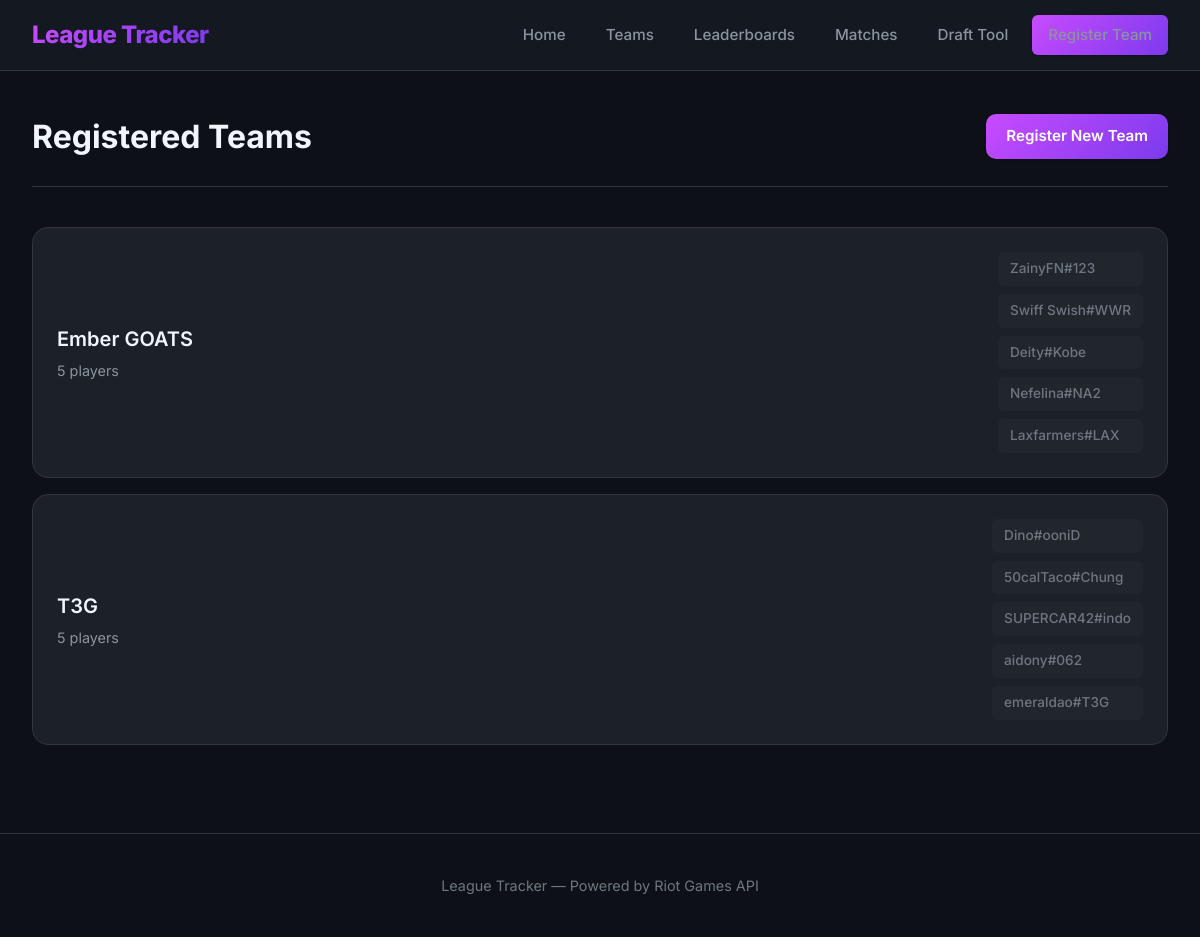
The page /teams on the database its author committed.
### league_tracker/src/database/__init__.py (models this page shows, shortened)
class Team(db.Model):
    __tablename__ = 'teams'
    id = db.Column(db.Integer, primary_key=True)
    name = db.Column(db.String(100), nullable=False, unique=True)
    created_at = db.Column(db.DateTime, default=db.func.current_timestamp())

class Player(db.Model):
    __tablename__ = 'players'
    id = db.Column(db.Integer, primary_key=True)
    puuid = db.Column(db.String(100), nullable=True)  # No UNIQUE constraint - may be NULL for players without Riot ID
    game_name = db.Column(db.String(50), nullable=False)
    tag_line = db.Column(db.String(10), nullable=False)
    region = db.Column(db.String(10), nullable=False)
    created_at = db.Column(db.DateTime, default=db.func.current_timestamp())
    @property
    def display_name(self):
        return f"{self.game_name}#{self.tag_line}"

### league_tracker/app.py (the view)
    @app.route('/teams')
    def teams_list():
        teams = Team.query.order_by(Team.name).all()
        return render_template('teams.html', teams=teams)

### league_tracker/templates/teams.html (shortened to what this page needs)
{% extends "base.html" %}
{% block content %}
<div class="page-header">
    <h1>Registered Teams</h1>
    <a href="{{ url_for('signup') }}" class="btn btn-primary">Register New Team</a>
</div>
{% if teams %}
    <div class="teams-list">
        {% for team in teams %}
            <a href="{{ url_for('team_detail', team_id=team.id) }}" class="team-card-large">
                <div class="team-info">
                    <h2>{{ team.name }}</h2>
                    <p class="player-count">{{ team.players|length }} players</p>
                </div>
                <div class="team-roster">
                    {% for player in team.players[:5] %}
                        <span class="player-tag">{{ player.display_name }}</span>
                    {% endfor %}
                </div>
            </a>
        {% endfor %}
    </div>
{% else %}
    <div class="empty-state">
        <h2>No Teams Yet</h2>
        <p>Be the first to register your team and start tracking matches!</p>
        <a href="{{ url_for('signup') }}" class="btn btn-primary">Register Team</a>
    </div>
{% endif %}
{% endblock %}

### league_tracker/templates/base.html (shortened to what this page needs)
<!DOCTYPE html>
<html lang="en">
<head>
    <link rel="stylesheet" href="{{ url_for('static', filename='style.css') }}">
</head>
<body>
    <header>
        <nav>
            <div class="nav-brand">
                <a href="{{ url_for('index') }}">League Tracker</a>
            </div>
            <div class="nav-links">
                <a href="{{ url_for('index') }}">Home</a>
                <a href="{{ url_for('teams_list') }}">Teams</a>
                <a href="{{ url_for('leaderboards') }}">Leaderboards</a>
                <a href="{{ url_for('league_matches') }}">Matches</a>
                <a href="{{ url_for('draft_index') }}">Draft Tool</a>
                <a href="{{ url_for('signup') }}" class="btn btn-primary">Register Team</a>
            </div>
        </nav>
    </header>
    <main>
        {% block content %}{% endblock %}
    </main>
    <footer>
        <p>League Tracker &mdash; Powered by Riot Games API</p>
    </footer>
</body>
</html>

### league_tracker/static/style.css (style rules this page uses)
* { margin: 0; padding: 0; box-sizing: border-box; }
:root { --bg-primary: #0d1117; --bg-secondary: #161b22; --bg-tertiary: #21262d; --bg-card: #1c2128; --border-color: #30363d; --text-primary: #f0f6fc; --text-secondary: #8b949e; --text-muted: #6e7681; --accent-primary: #c84bff; --accent-secondary: #7c3aed; --accent-gradient: linear-gradient(135deg, #c84bff 0%, #7c3aed 100%); --success: #3fb950; --warning: #d29922; --error: #f85149; --font-main: 'Inter', -apple-system, BlinkMacSystemFont, sans-serif; --font-mono: 'JetBrains Mono', monospace; --shadow-sm: 0 1px 2px rgba(0, 0, 0, 0.3); --shadow-md: 0 4px 12px rgba(0, 0, 0, 0.4); --shadow-lg: 0 8px 24px rgba(0, 0, 0, 0.5); --shadow-glow: 0 0 20px rgba(200, 75, 255, 0.3); --transition-fast: 0.15s ease; --transition-normal: 0.3s ease; --radius-sm: 6px; --radius-md: 10px; --radius-lg: 16px; --radius-xl: 24px; }
body { font-family: var(--font-main); background-color: var(--bg-primary); color: var(--text-primary); line-height: 1.6; min-height: 100vh; }
a { color: var(--accent-primary); text-decoration: none; transition: color var(--transition-fast); }
header { background-color: rgba(22, 27, 34, 0.95); backdrop-filter: blur(10px); padding: 0 2rem; border-bottom: 1px solid var(--border-color); position: sticky; top: 0; z-index: 100; }
nav { display: flex; justify-content: space-between; align-items: center; max-width: 1400px; margin: 0 auto; height: 70px; }
.nav-brand a { font-size: 1.5rem; font-weight: 800; background: var(--accent-gradient); -webkit-background-clip: text; -webkit-text-fill-color: transparent; background-clip: text; text-decoration: none; letter-spacing: -0.5px; }
.nav-links { display: flex; gap: 0.5rem; align-items: center; }
.nav-links a { color: var(--text-secondary); padding: 0.5rem 1rem; border-radius: var(--radius-sm); font-weight: 500; font-size: 0.95rem; transition: all var(--transition-fast); }
.btn { display: inline-flex; align-items: center; justify-content: center; gap: 0.5rem; padding: 0.625rem 1.25rem; border-radius: var(--radius-md); font-weight: 600; font-size: 0.95rem; cursor: pointer; border: none; text-decoration: none; transition: all var(--transition-fast); font-family: var(--font-main); }
.btn-primary { background: var(--accent-gradient); color: white; box-shadow: var(--shadow-sm), 0 0 0 0 rgba(200, 75, 255, 0); }
main { max-width: 1400px; margin: 0 auto; padding: 2.5rem 2rem; }
.teams-list { display: flex; flex-direction: column; gap: 1rem; }
.team-card-large { display: flex; justify-content: space-between; align-items: center; background: var(--bg-card); padding: 1.5rem; border-radius: var(--radius-lg); border: 1px solid var(--border-color); transition: all var(--transition-normal); text-decoration: none; }
.team-info h2 { font-size: 1.25rem; font-weight: 600; color: var(--text-primary); margin-bottom: 0.25rem; border: none; padding: 0; }
.team-info h2::before { display: none; }
.player-count { color: var(--text-secondary); font-size: 0.9rem; }
.team-roster { display: flex; flex-wrap: wrap; gap: 0.5rem; }
.player-tag { background: var(--bg-tertiary); padding: 0.375rem 0.75rem; border-radius: var(--radius-sm); font-size: 0.85rem; font-weight: 500; color: var(--text-secondary); }
.page-header { display: flex; justify-content: space-between; align-items: center; margin-bottom: 2.5rem; padding-bottom: 1.5rem; border-bottom: 1px solid var(--border-color); }
.page-header h1 { margin: 0; border: none; padding: 0; font-size: 2rem; font-weight: 700; }
.page-header h1::before { display: none; }
footer { text-align: center; padding: 2.5rem; color: var(--text-muted); border-top: 1px solid var(--border-color); margin-top: 3rem; font-size: 0.9rem; }
.team-roster { display: flex; flex-direction: column; gap: 0.5rem; }
.team-roster .player-tag { font-size: 0.85rem; color: var(--text-muted); }

### rows shown on the page
Team: name "Ember GOATS", players|length "5"
Player: display_name "ZainyFN#123"
Player: display_name "Swiff Swish#WWR"
Player: display_name "Deity#Kobe"
Player: display_name "Nefelina#NA2"
Player: display_name "Laxfarmers#LAX"
Team: name "T3G", players|length "5"
Player: display_name "Dino#ooniD"
Player: display_name "50calTaco#Chung"
Player: display_name "SUPERCAR42#indo"
Player: display_name "aidony#062"
Player: display_name "emeraldao#T3G"
